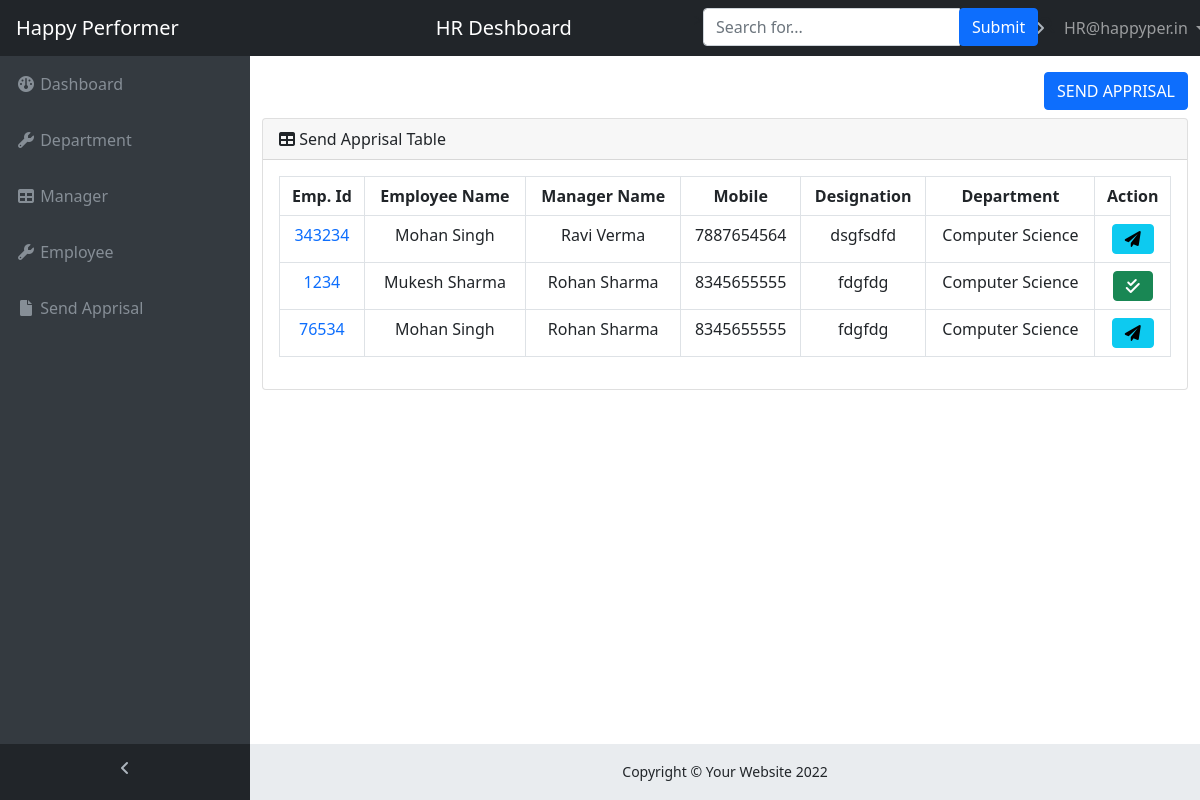
The app's page /HR/sendapprial.php (signed in) with its own data.
### tables this page shows
CREATE TABLE `main_department_apprisal` (
  `mda_id` bigint(20) NOT NULL,
  `maindepart` bigint(60) NOT NULL,
  `anodepartMan` bigint(60) NOT NULL,
  `anotherDEmp` bigint(60) NOT NULL,
  `appri` tinyint(1) NOT NULL,
  `appri_time` timestamp NOT NULL DEFAULT current_timestamp()
);

CREATE TABLE `employee` (
  `e_id` bigint(20) NOT NULL,
  `e_empid` varchar(60) NOT NULL,
  `e_name` varchar(100) NOT NULL,
  `e_email` varchar(100) NOT NULL,
  `e_address` varchar(150) NOT NULL,
  `e_mobile` varchar(14) NOT NULL,
  `e_password` varchar(255) NOT NULL,
  `e_d_id` bigint(60) NOT NULL,
  `e_m_id` bigint(60) NOT NULL,
  `e_desig` varchar(150) NOT NULL,
  `e_start_time` datetime NOT NULL DEFAULT current_timestamp()
);

CREATE TABLE `manager` (
  `m_id` bigint(60) NOT NULL,
  `m_emp_id` varchar(60) NOT NULL,
  `m_name` varchar(255) NOT NULL,
  `m_address` varchar(255) NOT NULL,
  `m_email` varchar(100) NOT NULL,
  `m_password` varchar(255) NOT NULL,
  `d_m_id` bigint(60) NOT NULL,
  `m_mobile` varchar(15) NOT NULL,
  `m_desig` varchar(150) NOT NULL,
  `start_time` datetime NOT NULL DEFAULT current_timestamp()
);

CREATE TABLE `department` (
  `depart_id` bigint(60) NOT NULL,
  `depart_name` varchar(255) NOT NULL
);

### HR/sendapprial.php (the view, shortened to what this page needs)
<html>
<head>
    <link rel="stylesheet" href="https://cdn.jsdelivr.net/npm/@fortawesome/fontawesome-free@5.15.4/css/fontawesome.min.css">
    <link rel="stylesheet" href="https://cdnjs.cloudflare.com/ajax/libs/font-awesome/6.0.0/css/all.min.css">
    <link href="https://cdn.jsdelivr.net/npm/bootstrap@5.0.2/dist/css/bootstrap.min.css" rel="stylesheet">
    <link rel="stylesheet" href="style.css">
</head>
<body class="fixed-nav sticky-footer bg-dark" id="page-top">
    <?php include("navbar.php"); ?>
    <div class="content-wrapper">
        <div class="container-fluid">
            <?php if (empty(isset($_GET['id']))) { ?>
                <div class="d-flex flex-row-reverse mb-2">
                    <button type="button" class="btn btn-primary" data-bs-toggle="modal" data-bs-target="#add-depart">SEND
                        APPRISAL
                    </button>
                </div>
                <div class="card mb-3">
                    <div class="card-header">
                        <i class="fa fa-table"></i> Send Apprisal Table
                    </div>
                    <div class="card-body">
                        <div class="table-responsive">
                            <table class="table table-bordered text-center" id="dataTable" width="100%" cellspacing="0">
                                <thead>
                                    <tr>
                                        <th>Emp. Id</th>
                                        <th>Employee Name</th>
                                        <th>Manager Name</th>
                                        <th>Mobile</th>
                                        <th>Designation</th>
                                        <th>Department</th>
                                        <th>Action</th>
                                    </tr>
                                </thead>
                                <tbody>
                                    <?php
                                    include("connection.php");
                                    $sql = "SELECT mda.*, manager.*, employee.*, department.* FROM main_department_apprisal mda
                                LEFT JOIN department ON mda.maindepart = department.depart_id LEFT JOIN
                                manager ON mda.anodepartMan = manager.m_id LEFT JOIN employee ON
                                mda.anotherDEmp = employee.e_id";
                                    $result = mysqli_query($conn, $sql);
                                    while ($row = mysqli_fetch_assoc($result)) {
                                    ?>
                                        <tr>
                                            <td><a href="?id=<?php echo $row['e_id']; ?>" class="text-decoration-none" id="HRemployeeID" class="text-decoration-none">
                                                    <?php echo $row['e_empid']; ?></a>
                                            </td>
                                            <td><?php echo $row['e_name']; ?></td>
                                            <td><?php echo $row['m_name']; ?></td>
                                            <td><?php echo $row['m_mobile']; ?></td>
                                            <td><?php echo $row['m_desig']; ?></td>
                                            <td><?php echo $row['depart_name']; ?></td>
                                            <td>
                                                <?php if ($row['appri'] == 1) {
                                                    echo '<button type="button" class="btn btn-info">
                                            <i class="fa-solid fa-paper-plane"></i>
                                        </button>';
                                                } else {
                                                    echo '<button type="button" class="btn btn-success">
                                            <i class="fa-solid fa-check-double"></i>
                                        </button>';
                                                } ?>
                                            </td>
                                        </tr>
                                    <?php } ?>
                                </tbody>
                            </table>
                        </div>
                    </div>
                </div>
            <?php } ?>
        </div>
        <?php include("footer.php"); ?>
    </div>
</body>
</html>

### HR/style.css (style rules this page uses)
html { position: relative; min-height: 100%; }
body { overflow-x: hidden; }
body.sticky-footer { margin-bottom: 56px; }
body.sticky-footer .content-wrapper { min-height: calc(100vh - 56px - 56px); }
body.fixed-nav { padding-top: 56px; }
.content-wrapper { min-height: calc(100vh - 56px); padding-top: 1rem; }
.content-wrapper { overflow-x: hidden; background: white; }
@media (min-width: 992px) { .content-wrapper { margin-left: 250px; } }

### records on screen
main_department_apprisal: employee.e_empid "343234", employee.e_name "Mohan Singh", manager.m_name "Ravi Verma", manager.m_mobile "7887654564", manager.m_desig "dsgfsdfd", department.depart_name "Computer Science", appri 1 (drawn)
main_department_apprisal: employee.e_empid "1234", employee.e_name "Mukesh Sharma", manager.m_name "Rohan Sharma", manager.m_mobile "8345655555", manager.m_desig "fdgfdg", department.depart_name "Computer Science", appri 0 (drawn)
main_department_apprisal: employee.e_empid "76534", employee.e_name "Mohan Singh", manager.m_name "Rohan Sharma", manager.m_mobile "8345655555", manager.m_desig "fdgfdg", department.depart_name "Computer Science", appri 1 (drawn)
